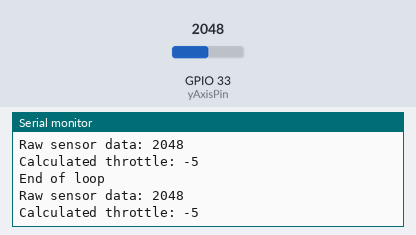
Simulated run of this program. Board: ESP32. On the bench: the last lines printed to the serial monitor. The inputs (shaded band) are chosen by the test bench; at power-on: GPIO 33 (yAxisPin) = 2048. Nothing arrives over Bluetooth unless stated.

Above: at 1.2 s.
1.3 s: GPIO 33 (yAxisPin) set to 2866
At 1.38 s:
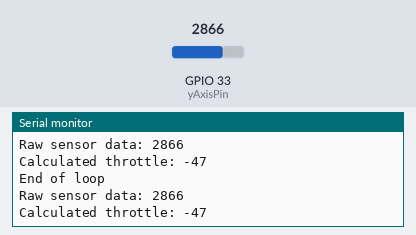
2.8 s: GPIO 33 (yAxisPin) set to 3603
At 2.9 s:
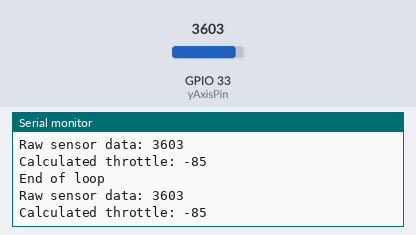
Timing chart, 0 to 5.8 s (numbered marks = the images above; inputs shaded):
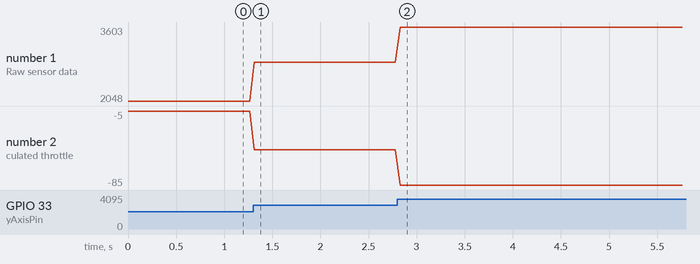

The program:

main.cpp
```cpp
// This was written for an ESP32 using the Arduino framework on Platform IO.
// The ESP32 acts as a bluetooth-slave and streams sensor (a joystick)
// data to the bluetooth-master it's paired with.

#include <Arduino.h>
#include <BluetoothSerial.h>
// #include <WiFi.h>

#define JOYSTICK_NOINPUT_VALUE 1947
#define JOYSTICK_FULLTHROTTLE_VALUE 0
#define JOYSTICK_DEADZONE 5 // as a percentage

BluetoothSerial SerialBT;

const int yAxisPin = 33;
int yAxisValue;

int getThrottlePercentage(int sensor_output);

void setup() {

	Serial.begin(115200);
	Serial.println("Running setup..");

	// WiFi.mode(WIFI_MODE_STA);
	// Serial.println("MAC Address: " + WiFi.macAddress()); // 48:E7:29:A1:85:86

	SerialBT.begin("ESP32-Joystick");

	pinMode(yAxisPin, INPUT);

	Serial.println("Finished setup");
}

void loop() {

	yAxisValue = analogRead(yAxisPin);
	Serial.print("Raw sensor data: ");
	Serial.println(yAxisValue);

	int throttle = getThrottlePercentage(yAxisValue);
	Serial.print("Calculated throttle: ");
	Serial.println(throttle);

	String dataPacket = String(throttle);
	SerialBT.print(dataPacket);

	delay(50);
	Serial.println("End of loop");
}

int getThrottlePercentage(int sensor_output) {

	int range = JOYSTICK_FULLTHROTTLE_VALUE - JOYSTICK_NOINPUT_VALUE;
	float throttle = float(sensor_output - JOYSTICK_NOINPUT_VALUE) / float(range) * 100;

	if ( abs(throttle) < JOYSTICK_DEADZONE ) {
		throttle = 0;
	}

	return int(throttle);
}
```

Measured:
- after the input at 1.3 s, the serial monitor: prints a new line at once (image 1)
- after the input at 2.8 s, the serial monitor: prints a new line at once (image 2)
- plotted number 1: 2048 → 2866 after the input at 1.3 s, 2866 → 3603 after the input at 2.8 s
- plotted number 2: -5 → -47 after the input at 1.3 s, -47 → -85 after the input at 2.8 s
